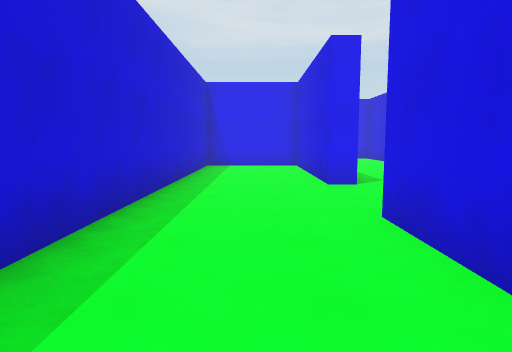
[1] (above)

19 first-person views from a walk through a Unity game level. The camera is 1.5 m above the floor, tilts 6° down and sees 75° across. The floor is counted in squares, 2 m on a side. Each view is taken from the middle of a square. On the plan, view 1 faces up. The plan holds only what a view shows up to about 11 squares ahead; the rest is blank. The player character is not drawn.

[2]
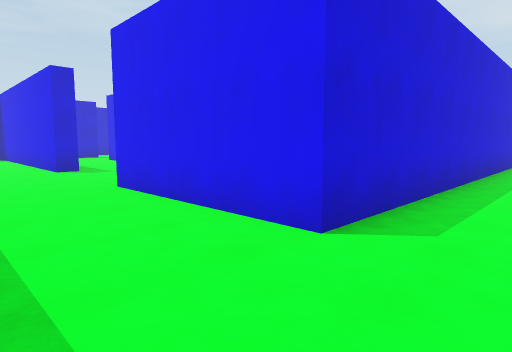

[3]
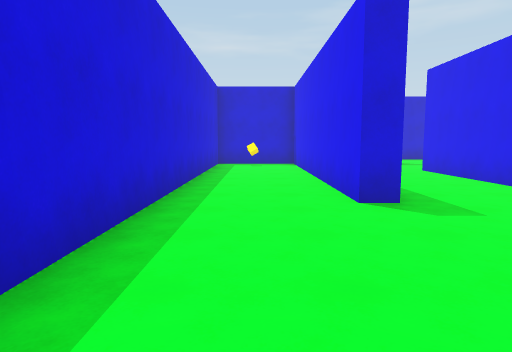

[4]
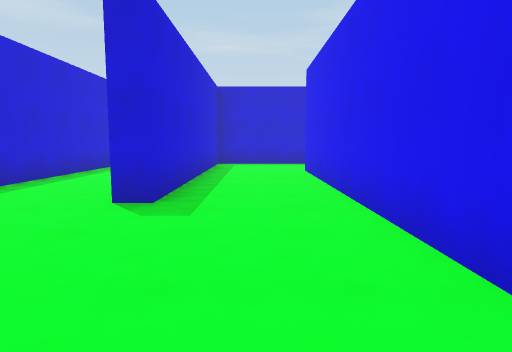

[5]
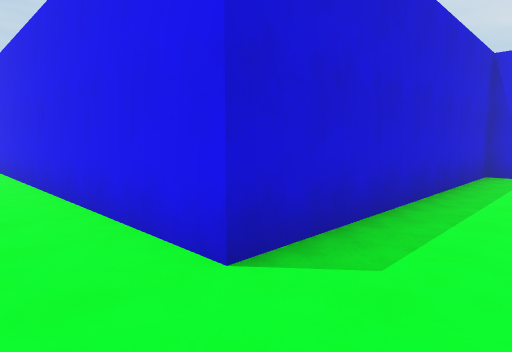

[6]
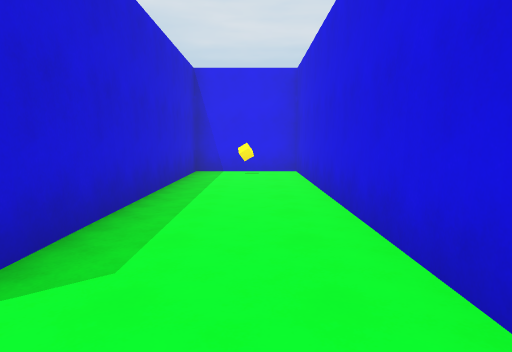

[7]
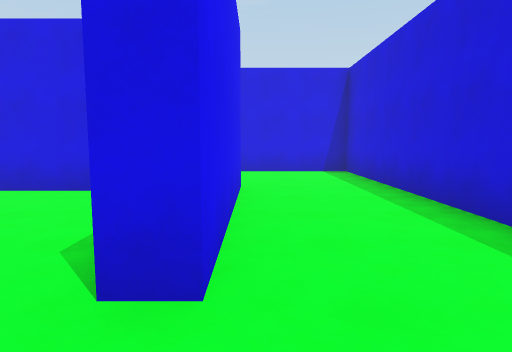

[8]
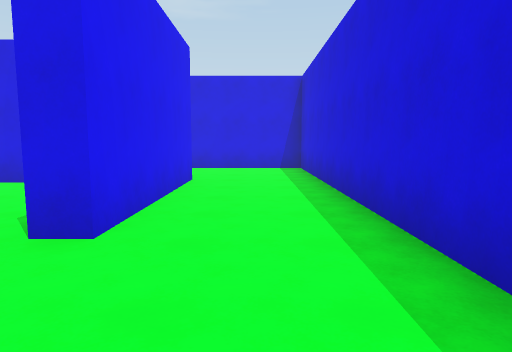

[9]
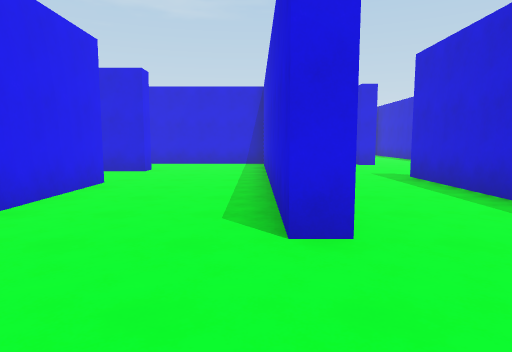

[10]
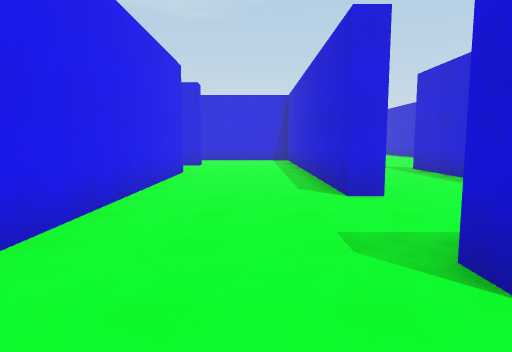

[11]
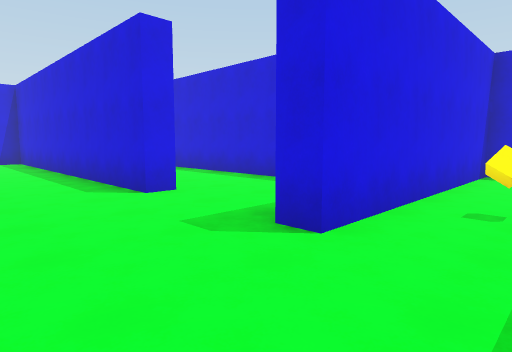

[12]
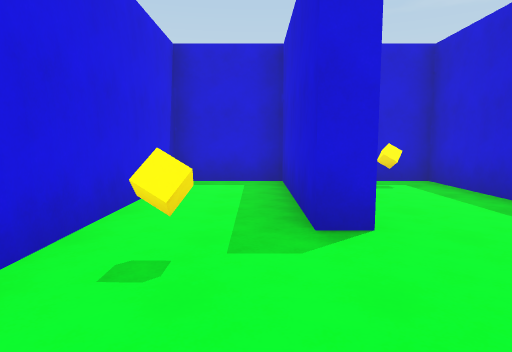

[13]
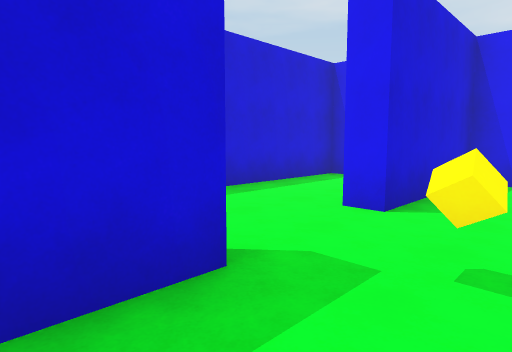

[14]
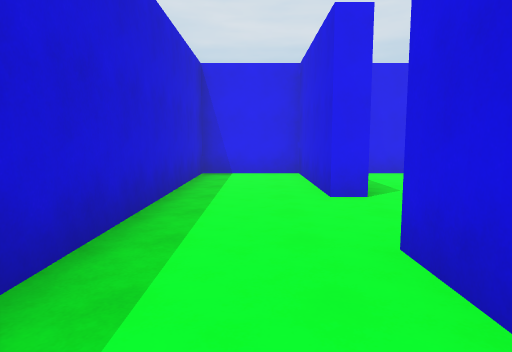

[15]
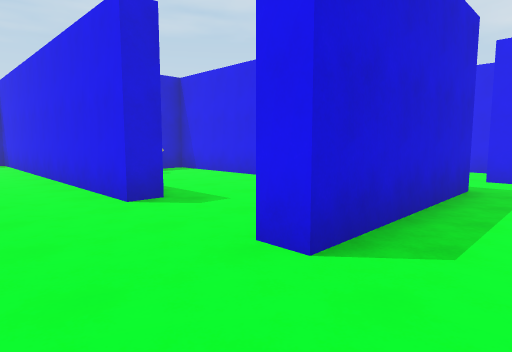

[16]
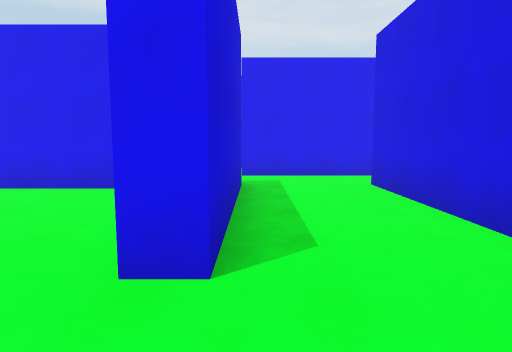

[17]
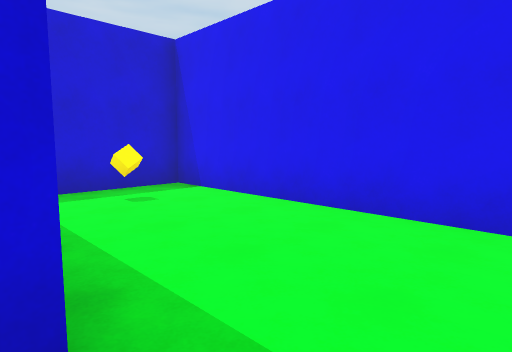

[18]
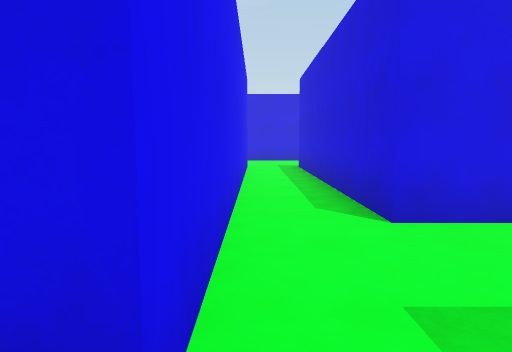

[19]
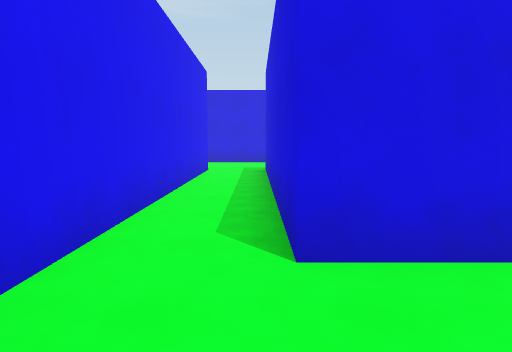

### Floor plan
Points are (right, up) in squares from view 1. A wall is a line through its corners. A room is listed if a view was taken in it or the views show most of it. See-through windows are left out.
Room 1 (views 1, 2, 3, 7, 8, 9, 10, 11, 12, 13)
walls: (-5.5, 3.3) (-13.5, 3.3) (-13.5, 3.7) (-8.5, 3.7); (-10, 6.7) (-18.5, 6.7) (-18.5, 3.4); (-18.5, 1.3) (-18.5, -2.3) (-16.5, -2.3) (-16.5, 3.7) (-16, 3.7) (-16, 0.7) (-9, 0.7) (-9, 0.3) (-16, 0.3) (-16, -2.3) (1.3, -2.3) (1.3, 3.2); (1.3, 5.7) (1.3, 10.3) (-1.5, 10.3) (-1.5, 0.3) (-5.5, 0.3) (-5.5, 0.8)
ways out: opening at (-5, 2.5) to room 2; opening at (-19, 2.5) to room 3; opening at (-8, 5.5) to room 4; opening at (-9.5, 7) to room 5; opening at (1, 4.5)
objects: cube (-17, 2); other object (-15, -1)
Room 2 (views 4, 5, 6)
walls: (-2, 2.4) (-2, 10.3) (-4.5, 10.3) (-4.5, 3.3) (-5.5, 3.3)
ways out: opening at (-5, 2.5) to room 1
objects: cube (-3, 10)
Room 3 (view 14)
walls: (-18.5, 3.4) (-19, 3.4) (-19, 6.7) (-21.2, 6.7) (-21.2, -2.3) (-20.2, -2.3); (-19, 0.1) (-19, 1.3) (-18.5, 1.3)
ways out: opening at (-19, 2.5) to room 1
objects: cube (-20, -2)
Room 4 (views 15, 16, 18, 19)
walls: (-7.2, 10.8) (-7.2, 6.7) (-7.8, 6.7); (-8.5, 3.7) (-5, 3.7) (-5, 10.7) (1.8, 10.7); (1.6, 12.2) (-7.3, 12.2) (-7.3, 12.6)
ways out: opening at (-8, 5.5) to room 1; opening at (-8.5, 13); opening at (2, 12)
Room 5 (view 17)
walls: (-10, 7.4) (-10, 6.7); (-9.1, 10.3) (-14.2, 10.3) (-14.2, 8.2); (-7.8, 6.7) (-7.8, 7.9)
ways out: opening at (-9.5, 7) to room 1
objects: cube (-13, 9)

Where each view was taken, in squares from view 1:
view 1: 0 up, 0 right, facing up
view 2: 2 down, 0 right, facing up-left
view 3: 1 down, 5 left, facing left
view 4: 2 up, 5 left, facing left
view 5: 2 up, 3 left, facing up-left
view 6: 2 up, 3 left, facing up
view 7: 0 up, 7 left, facing right
view 8: 1 down, 8 left, facing right
view 9: 4 up, 16 left, facing right
view 10: 5 up, 18 left, facing right
view 11: 6 up, 18 left, facing down-right
view 12: 4 up, 18 left, facing down
view 13: 0 up, 17 left, facing up-left
view 14: 1 down, 20 left, facing up
view 15: 5 up, 6 left, facing up-left
view 16: 5 up, 7 left, facing up
view 17: 7 up, 9 left, facing up-left
view 18: 12 up, 8 left, facing right
view 19: 11 up, 7 left, facing right
